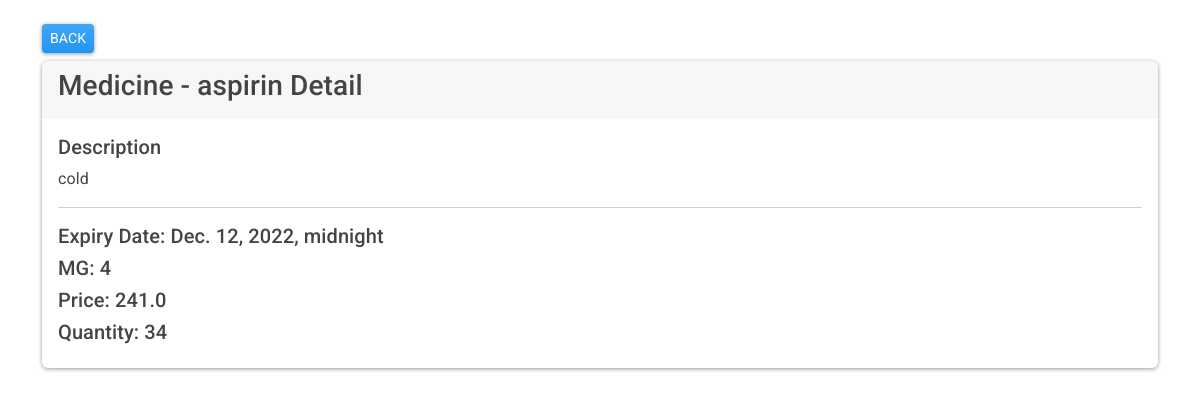
The page /show_medicine/2 (signed in) on the database as committed earlier.
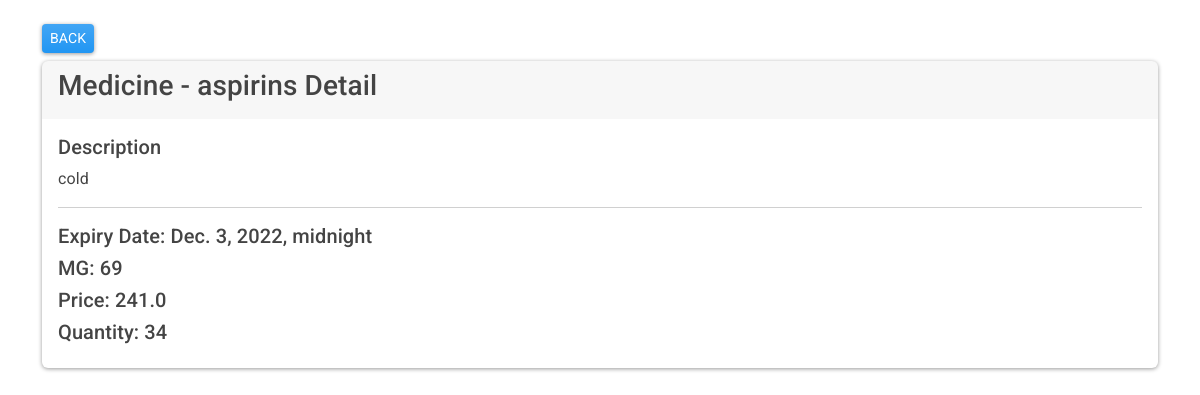
The same page on the database as committed later.
### medicines/models.py (models this page shows, shortened)
class Medicine(models.Model):
    name = models.CharField(max_length=255)
    description = models.CharField(max_length=255)
    expiry_date = models.DateTimeField()
    mg = models.IntegerField()
    price = models.FloatField()
    quantity = models.IntegerField()
    entry_date = models.DateTimeField(default=datetime.now)
    category = models.ForeignKey(Category, on_delete=models.CASCADE)
    user = models.ForeignKey(User, on_delete=models.CASCADE)
    class Meta:
        db_table = "app_medicines"

### medicines/views.py (the view)
# urls.py: path('show_medicine/<int:id>', views.medicine_show, name='show-medicine'),
@login_required(login_url='/authentication/login')
def medicine_show(request, id):
    data = Medicine.objects.get(id=id)
    context = {"data": data}
    return render(request, "medicines/show_medicine.html", context)

### templates/medicines/show_medicine.html (shortened to what this page needs)
{% extends 'layouts/base.html' %}
{% block content %}
<div class="container mt-4">
  <a href="{% url 'medicines' %}" class="btn btn-primary btn-sm mb-2">BACK</a>
  <div class="card">
    <div class="card-header">
      <h3>Medicine - {{ data.name }} Detail</h3>
    </div>
    <div class="card-body">
      <h5>Description</h5>
      {{ data.description }}
      <hr>
      <h5>Expiry Date: {{ data.expiry_date }}</h5>
      <h5>MG: {{ data.mg }}</h5>
      <h5>Price: {{ data.price }}</h5>
      <h5>Quantity: {{ data.quantity }}</h5>
    </div>
  </div>
</div>
{% endblock %}

### templates/layouts/base.html (shortened to what this page needs)
<!doctype html>
<html lang="en">
<head>
  {% load static %}
  <link rel="stylesheet" href="{% static 'css/bootstrap.min.css' %}">
</head>
<body>
  {% block content %}
  {% endblock %}
</body>
</html>

Rows that differ between the two databases and show on the page:
changed Medicine "cold": name "aspirin" → "aspirins"; expiry_date "Dec. 12, 2022, midnight" → "Dec. 3, 2022, midnight"; mg "4" → "69"
